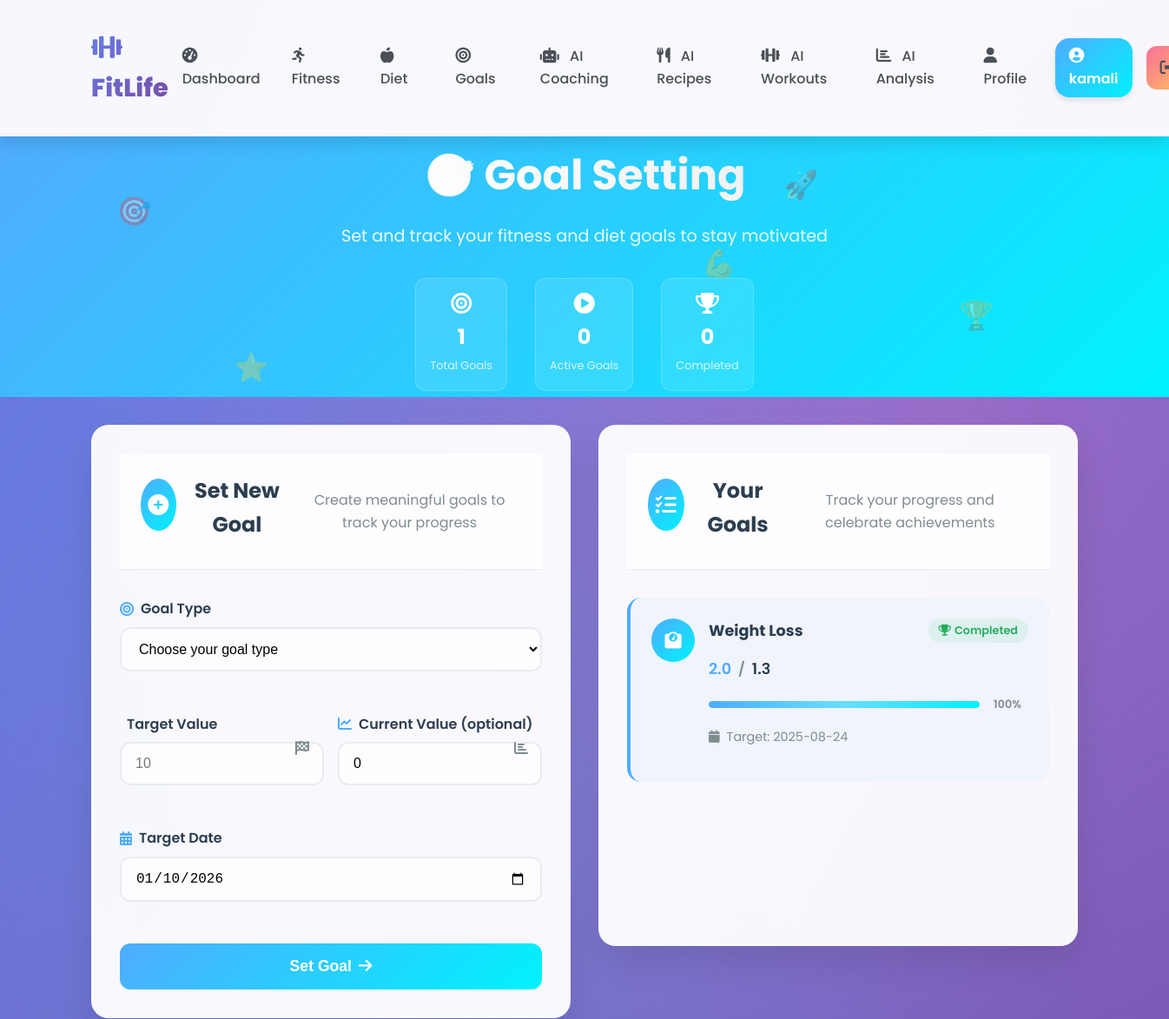
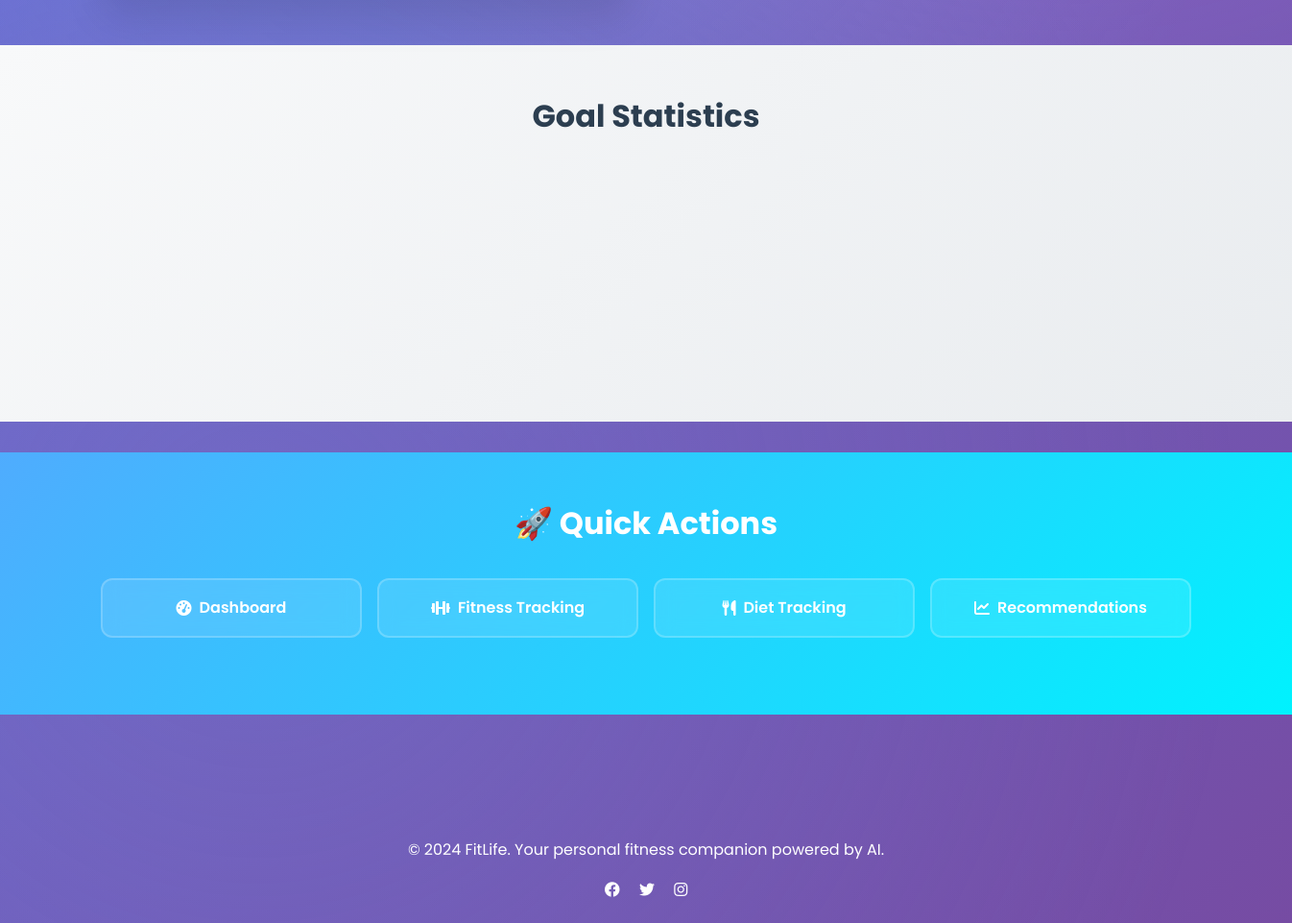
The page /goals (signed in) on the database its author committed (2 pictures, top to bottom).
### tables this page shows
CREATE TABLE goals (
        id INTEGER PRIMARY KEY AUTOINCREMENT,
        user_id INTEGER,
        goal_type TEXT,
        target_value REAL,
        current_value REAL,
        target_date TEXT,
        status TEXT DEFAULT 'active',
        created_at TIMESTAMP DEFAULT CURRENT_TIMESTAMP,
        FOREIGN KEY (user_id) REFERENCES users (id)
    );

### app.py (the view, shortened to what this page needs)
@app.route('/goals', methods=['GET', 'POST'])
def goals():
    if 'user_id' not in session:
        flash('Please log in to access goals.', 'danger')
        return redirect(url_for('login'))
    user_id = session['user_id']
    try:
        conn = sqlite3.connect(DB_NAME)
        c = conn.cursor()
        c.execute('''SELECT id, goal_type, target_value, current_value, target_date, status
                     FROM goals WHERE user_id = ? ORDER BY created_at DESC''', (user_id,))
        goals = c.fetchall()
        conn.close()
    except Exception as e:
        flash(f'Error loading goals: {str(e)}', 'danger')
        goals = []
    return render_template('goals.html', goals=goals)

### templates/goals.html (shortened to what this page needs)
{% extends "base.html" %}
{% block content %}
<div class="goals-hero">
    <div class="hero-content">
        <h1 class="hero-title">
            <span class="text-gradient">🎯 Goal Setting</span>
        </h1>
        <p class="hero-subtitle">Set and track your fitness and diet goals to stay motivated</p>
        <div class="hero-stats">
            <div class="hero-stat">
                <i class="fas fa-bullseye"></i>
                <span>{{ goals|length if goals else 0 }}</span>
                <small>Total Goals</small>
            </div>
            <div class="hero-stat">
                <i class="fas fa-play-circle"></i>
                <span>
                    {% if goals %}
                        {% set active_count = 0 %}
                        {% for goal in goals %}
                            {% if goal[5] == 'active' %}
                                {% set active_count = active_count + 1 %}
                            {% endif %}
                        {% endfor %}
                        {{ active_count }}
                    {% else %}
                        0
                    {% endif %}
                </span>
                <small>Active Goals</small>
            </div>
            <div class="hero-stat">
                <i class="fas fa-trophy"></i>
                <span>
                    {% if goals %}
                        {% set completed_count = 0 %}
                        {% for goal in goals %}
                            {% if goal[5] == 'completed' %}
                                {% set completed_count = completed_count + 1 %}
                            {% endif %}
                        {% endfor %}
                        {{ completed_count }}
                    {% else %}
                        0
                    {% endif %}
                </span>
                <small>Completed</small>
            </div>
        </div>
    </div>
    <div class="hero-background">
        <div class="floating-elements">
            <div class="floating-element element-1">🎯</div>
            <div class="floating-element element-2">🏆</div>
            <div class="floating-element element-3">⭐</div>
            <div class="floating-element element-4">🚀</div>
            <div class="floating-element element-5">💪</div>
        </div>
    </div>
</div>
<div class="goals-container">
    <div class="goal-form-card">
        <div class="card-header">
            <div class="header-icon">
                <i class="fas fa-plus-circle"></i>
            </div>
            <h3>Set New Goal</h3>
            <p>Create meaningful goals to track your progress</p>
        </div>
        <form method="POST" class="goal-form" id="goalForm">
            <div class="form-group">
                <label for="goal_type">
                    <i class="fas fa-bullseye"></i>
                    Goal Type
                </label>
                <select name="goal_type" id="goal_type" required class="form-select">
                    <option value="">Choose your goal type</option>
                </select>
            </div>
            <div class="form-row">
                <div class="form-group">
                    <label for="target_value">
                        Target Value
                    </label>
                    <input type="number" name="target_value" id="target_value" step="0.1" min="0" required class="form-input" placeholder="10">
                    <div class="input-icon">
                        <i class="fas fa-flag-checkered"></i>
                    </div>
                </div>
                <div class="form-group">
                    <label for="current_value">
                        <i class="fas fa-chart-line"></i>
                        Current Value (optional)
                    </label>
                    <input type="number" name="current_value" id="current_value" step="0.1" min="0" value="0" class="form-input" placeholder="0">
                    <div class="input-icon">
                        <i class="fas fa-chart-bar"></i>
                    </div>
                </div>
            </div>
            <div class="form-group">
                <label for="target_date">
                    <i class="fas fa-calendar-alt"></i>
                    Target Date
                </label>
                <input type="date" name="target_date" id="target_date" required class="form-input">
            </div>
            <button type="submit" class="submit-btn">
                <span class="btn-text">Set Goal</span>
                <i class="fas fa-arrow-right"></i>
            </button>
        </form>
    </div>
    <div class="goals-list-card">
        <div class="card-header">
            <div class="header-icon">
                <i class="fas fa-list-check"></i>
            </div>
            <h3>Your Goals</h3>
            <p>Track your progress and celebrate achievements</p>
        </div>
        {% if goals %}
            <div class="goals-timeline">
                {% for goal in goals %}
                <div class="goal-item">
                    <div class="goal-icon">
                        {% if 'weight' in goal[1].lower() %}
                            <i class="fas fa-weight-scale"></i>
                        {% elif 'workout' in goal[1].lower() %}
                            <i class="fas fa-dumbbell"></i>
                        {% elif 'running' in goal[1].lower() %}
                            <i class="fas fa-running"></i>
                        {% elif 'strength' in goal[1].lower() %}
                            <i class="fas fa-fire"></i>
                        {% elif 'calorie' in goal[1].lower() %}
                            <i class="fas fa-fire"></i>
                        {% elif 'protein' in goal[1].lower() %}
                            <i class="fas fa-drumstick-bite"></i>
                        {% elif 'water' in goal[1].lower() %}
                            <i class="fas fa-tint"></i>
                        {% elif 'steps' in goal[1].lower() %}
                            <i class="fas fa-shoe-prints"></i>
                        {% elif 'sleep' in goal[1].lower() %}
                            <i class="fas fa-bed"></i>
                        {% else %}
                            <i class="fas fa-bullseye"></i>
                        {% endif %}
                    </div>
                    <div class="goal-content">
                        <div class="goal-header">
                            <h4>{{ goal[1].replace('_', ' ').title() }}</h4>
                            <span class="goal-status status-{{ goal[5] }}">
                                {% if goal[5] == 'completed' %}
                                    <i class="fas fa-trophy"></i> Completed
                                {% elif goal[5] == 'active' %}
                                    <i class="fas fa-play-circle"></i> Active
                                {% else %}
                                    <i class="fas fa-pause-circle"></i> Paused
                                {% endif %}
                            </span>
                        </div>
                        <div class="goal-progress">
                            <div class="progress-info">
                                <span class="current-value">{{ goal[3] }}</span>
                                <span class="separator">/</span>
                                <span class="target-value">{{ goal[2] }}</span>
                            </div>
                            <div class="progress-container">
                                {% if goal[2] > 0 %}
                                    {% set progress = (goal[3] / goal[2] * 100) %}
                                    {% if progress > 100 %}
                                        {% set progress = 100 %}
                                    {% endif %}
                                {% else %}
                                    {% set progress = 0 %}
                                {% endif %}
                                <div class="progress-bar">
                                    <div class="progress-fill" style="width: {{ progress }}%;"></div>
                                </div>
                                <span class="progress-percentage">{{ progress|round(1) }}%</span>
                            </div>
                        </div>
                        <div class="goal-details">
                            <span class="goal-date">
                                <i class="fas fa-calendar"></i>
                                Target: {{ goal[4] }}
                            </span>
                        </div>
                    </div>
                </div>
                {% endfor %}
            </div>
        {% endif %}
    </div>
</div>
{% if goals %}
<div class="stats-section">
    <div class="stats-container">
        <h2 class="section-title">Goal Statistics</h2>
        <div class="stats-grid">
                        {% set active_count = 0 %}
                        {% for goal in goals %}
                            {% if goal[5] == 'active' %}
                                {% set active_count = active_count + 1 %}
                            {% endif %}
                        {% endfor %}
                        {% set completed_count = 0 %}
                        {% for goal in goals %}
                            {% if goal[5] == 'completed' %}
                                {% set completed_count = completed_count + 1 %}
                            {% endif %}
                        {% endfor %}
                        {% set active_goals = [] %}
                        {% set total_current = 0 %}
                        {% set total_target = 0 %}
                        {% for goal in goals %}
                            {% if goal[5] == 'active' %}
                                {% set _ = active_goals.append(goal) %}
                                {% set total_current = total_current + goal[3] %}
                                {% set total_target = total_target + goal[2] %}
                            {% endif %}
                        {% endfor %}
        </div>
    </div>
</div>
{% endif %}
<div class="action-section">
    <div class="action-container">
        <h2>🚀 Quick Actions</h2>
        <div class="action-buttons">
            <a href="/dashboard" class="action-btn">
                <i class="fas fa-tachometer-alt"></i>
                Dashboard
            </a>
            <a href="/fitness" class="action-btn">
                <i class="fas fa-dumbbell"></i>
                Fitness Tracking
            </a>
            <a href="/diet" class="action-btn">
                <i class="fas fa-utensils"></i>
                Diet Tracking
            </a>
            <a href="/recommendations" class="action-btn">
                <i class="fas fa-chart-line"></i>
                Recommendations
            </a>
        </div>
    </div>
</div>
{% endblock %}

### static/style.css (style rules this page uses)
:root { --primary-gradient: linear-gradient(135deg, #667eea 0%, #764ba2 100%); --secondary-gradient: linear-gradient(135deg, #f093fb 0%, #f5576c 100%); --success-gradient: linear-gradient(135deg, #4facfe 0%, #00f2fe 100%); --warning-gradient: linear-gradient(135deg, #43e97b 0%, #38f9d7 100%); --danger-gradient: linear-gradient(135deg, #fa709a 0%, #fee140 100%); --dark-gradient: linear-gradient(135deg, #2c3e50 0%, #34495e 100%); --primary: #667eea; --secondary: #f093fb; --success: #4facfe; --warning: #43e97b; --danger: #fa709a; --dark: #2c3e50; --light: #f8f9fa; --white: #ffffff; --gray-100: #f8f9fa; --gray-200: #e9ecef; --gray-300: #dee2e6; --gray-400: #ced4da; --gray-500: #adb5bd; --gray-600: #6c757d; --gray-700: #495057; --gray-800: #343a40; --gray-900: #212529; --shadow-sm: 0 2px 4px rgba(0,0,0,0.1); --shadow-md: 0 4px 6px rgba(0,0,0,0.1); --shadow-lg: 0 10px 15px rgba(0,0,0,0.1); --shadow-xl: 0 20px 25px rgba(0,0,0,0.15); --radius-sm: 8px; --radius-md: 12px; --radius-lg: 16px; --radius-xl: 24px; --transition-fast: 0.2s ease; --transition-normal: 0.3s ease; --transition-slow: 0.5s ease; }
* { margin: 0; padding: 0; box-sizing: border-box; }
body { font-family: 'Poppins', sans-serif; background: linear-gradient(135deg, #667eea 0%, #764ba2 100%); min-height: 100vh; color: var(--gray-800); line-height: 1.6; overflow-x: hidden; }
body::before { content: ''; position: fixed; top: 0; left: 0; width: 100%; height: 100%; background: radial-gradient(circle at 20% 80%, rgba(120, 119, 198, 0.3) 0%, transparent 50%), radial-gradient(circle at 80% 20%, rgba(255, 119, 198, 0.3) 0%, transparent 50%), radial-gradient(circle at 40% 40%, rgba(120, 219, 255, 0.2) 0%, transparent 50%); z-index: -1; animation: backgroundShift 20s ease-in-out infinite; }
.card-header { padding: 1.5rem; border-bottom: 1px solid var(--gray-200); display: flex; align-items: center; gap: 1rem; background: rgba(255, 255, 255, 0.8); }
.stats-grid { display: grid; grid-template-columns: repeat(auto-fit, minmax(120px, 1fr)); gap: 1rem; padding: 1.5rem; }
.form-group { margin-bottom: 1.5rem; }
.form-group label { display: block; margin-bottom: 0.5rem; font-weight: 600; color: var(--gray-700); }
.action-buttons { display: flex; flex-wrap: wrap; gap: 1rem; justify-content: center; margin: 2rem 0; }
.progress-container { margin: 1rem 0; }
.progress-bar { width: 100%; height: 12px; background: var(--gray-200); border-radius: var(--radius-sm); overflow: hidden; position: relative; }
.progress-fill { height: 100%; background: var(--success-gradient); border-radius: var(--radius-sm); transition: var(--transition-slow); position: relative; }
.progress-fill::after { content: ''; position: absolute; top: 0; left: 0; right: 0; bottom: 0; background: linear-gradient(90deg, transparent, rgba(255,255,255,0.3), transparent); animation: shimmer 2s infinite; }
.text-gradient { background: var(--primary-gradient); -webkit-background-clip: text; -webkit-text-fill-color: transparent; background-clip: text; }

### rows shown on the page
goals: goal_type "Weight Loss", status "completed" (drawn), current_value "2.0", target_value "1.3", progress "100", target_date "2025-08-24"

### other values the page prints
{{ session.username }} "kamali"
{{ goals|length if goals else 0 }} "1"
{{ active_count }} "0"
{{ completed_count }} "0"
